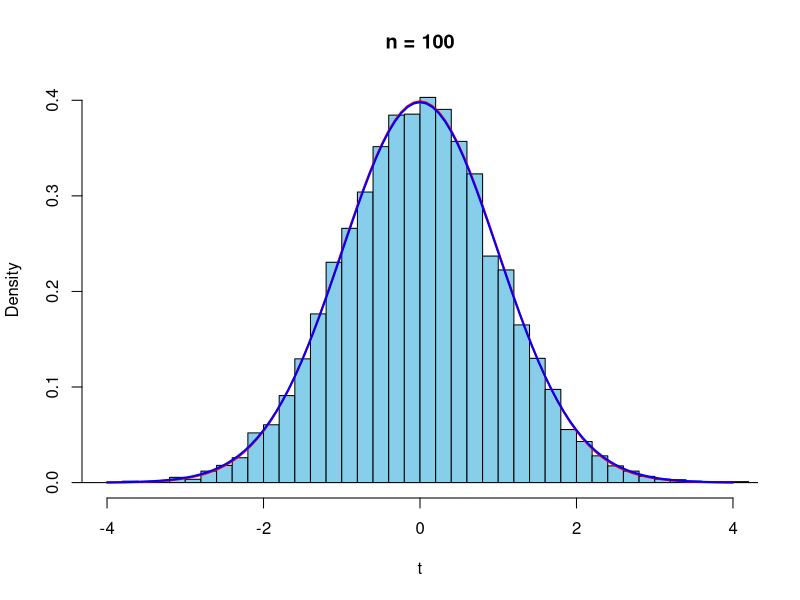
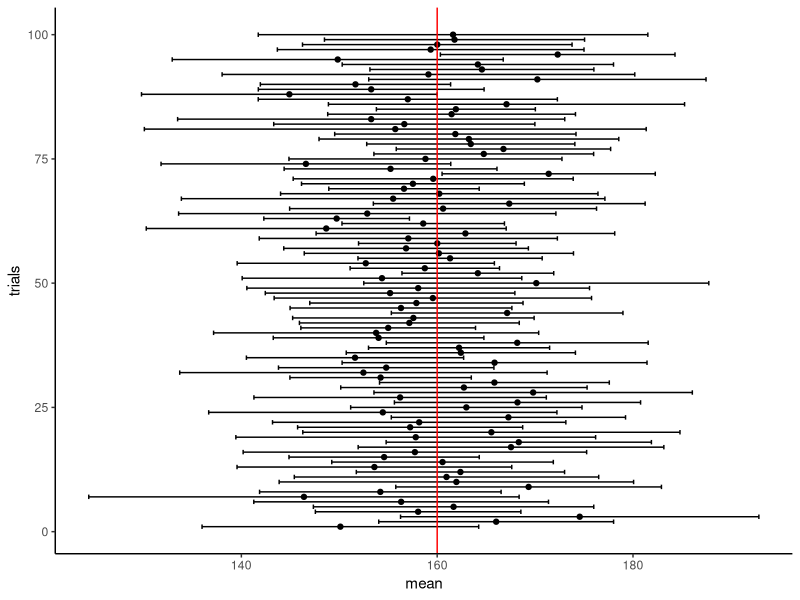

These figures' R source, in order:
## ---- chunk 1
n <- 100
repdata <- replicate(10000, rnorm(n))
t <-apply(repdata, 2, function(x) {
  (mean(x))*sqrt(n)/sd(x)
})
hist(t, prob=TRUE,xlim=c(-4,4),
     breaks=seq(-ceiling(max(abs(t))),ceiling(max(abs(t))),0.2),
     col="skyblue", main = paste("n =", n))
curve(dnorm(x,0,1),-4,4,col="red",lwd=2,add=TRUE)
curve(dt(x,n-1),-4,4,col="blue",lwd=2,add=TRUE)
## ---- chunk 2
library(tidyverse)

# m: 母平均, s: 母標準偏差, n: 標本サイズ, r: 試行回数
CItest<-function(m,s,n,r) {
  rdata<-replicate(r,{
    ex<-rnorm(n,m,s)
    smpl_m<-mean(ex)
    ci<-qt(0.975, df = n-1)*sd(ex)/sqrt(n)
    c(smpl_m-ci,smpl_m,smpl_m+ci)
  })
  rdata<-data.frame(1:r,t(rdata))
  colnames(rdata)<-c("trials","minci","mean","maxci")
  sr<-sum(rdata$minci<m & rdata$maxci > m)/r
  cat(paste("正答率: ",sr))
  ggplot2::ggplot(data = rdata, aes(x = mean ,y = trials)) +
    geom_point() +
    geom_errorbarh(aes(xmin=minci, xmax=maxci)) +
    geom_vline(xintercept = m, color="red") +
    theme_classic()
}
CItest(160,20,10,100)
## ---- chunk 3
n <- 10
x <- rnorm(n, 165, 10)
t.test(x, mu = 160)
